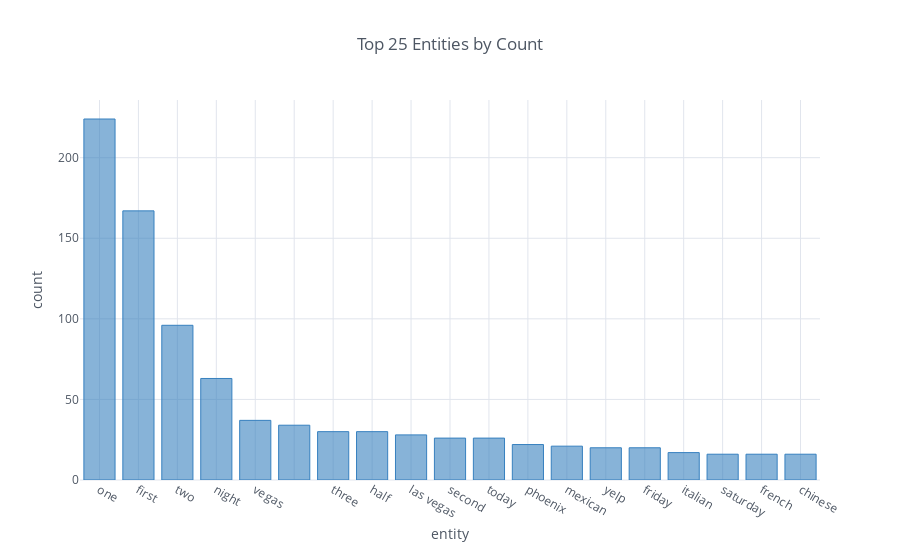

The cell this chart's notebook holds for it:
### Code cell
entity_name_df = pd.DataFrame(Counter(entity_names).most_common(25), columns=['Entity', 'Count'])
entity_name_df = entity_name_df[~entity_name_df.Entity.astype(str).str.isnumeric()].set_index('Entity')
entity_name_plot = entity_name_df.iplot(kind='bar', 
                            asFigure=True, 
                            xTitle='entity', 
                            yTitle='count', 
                            title='Top 25 Entities by Count',
                            color='blue')
cf.iplot(entity_name_plot, legend=False)

### Figure 1 — Plotly figure (JSON) as saved in the notebook; plotly's stock layout.template omitted (floating-point values rounded to 4 significant figures)
{"data": [{"marker": {"color": "rgba(55, 128, 191, 0.6)", "line": {"color": "rgba(55, 128, 191, 1.0)", "width": 1}}, "name": "Count", "orientation": "v", "text": "", "type": "bar", "uid": "d1dd51", "x": ["one", "first", "two", "night", "vegas", "", "three", "half", "las vegas", "second", "today", "phoenix", "mexican", "yelp", "friday", "italian", "saturday", "french", "chinese"], "y": [224, 167, 96, 63, 37, 34, 30, 30, 28, 26, 26, 22, 21, 20, 20, 17, 16, 16, 16]}], "layout": {"autosize": true, "legend": {"bgcolor": "#FFFFFF", "font": {"color": "#4D5663"}}, "paper_bgcolor": "#FFFFFF", "plot_bgcolor": "#FFFFFF", "showlegend": false, "title": "Top 25 Entities by Count", "titlefont": {"color": "#4D5663"}, "xaxis": {"autorange": true, "gridcolor": "#E1E5ED", "range": [-0.5, 18.5], "showgrid": true, "tickfont": {"color": "#4D5663"}, "title": "entity", "titlefont": {"color": "#4D5663"}, "type": "category", "zerolinecolor": "#E1E5ED"}, "yaxis": {"autorange": true, "gridcolor": "#E1E5ED", "range": [0, 235.8], "showgrid": true, "tickfont": {"color": "#4D5663"}, "title": "count", "titlefont": {"color": "#4D5663"}, "type": "linear", "zerolinecolor": "#E1E5ED"}}}
